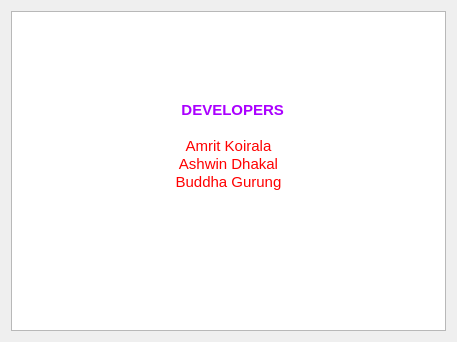
<?xml version="1.0" encoding="UTF-8"?>
<ui version="4.0">
 <class>Dialog</class>
 <widget class="QDialog" name="Dialog">
  <property name="geometry">
   <rect>
    <x>0</x>
    <y>0</y>
    <width>457</width>
    <height>342</height>
   </rect>
  </property>
  <property name="maximumSize">
   <size>
    <width>590</width>
    <height>610</height>
   </size>
  </property>
  <property name="windowTitle">
   <string>Dialog</string>
  </property>
  <property name="styleSheet">
   <string notr="true">background-image: url(:/ir/Tool_icons/Bopa kam.jpg);</string>
  </property>
  <layout class="QHBoxLayout" name="horizontalLayout">
   <item>
    <widget class="QTextEdit" name="textEdit">
     <property name="maximumSize">
      <size>
       <width>500</width>
       <height>400</height>
      </size>
     </property>
     <property name="styleSheet">
      <string notr="true"/>
     </property>
     <property name="readOnly">
      <bool>true</bool>
     </property>
     <property name="html">
      <string>&lt;!DOCTYPE HTML PUBLIC &quot;-//W3C//DTD HTML 4.0//EN&quot; &quot;http://www.w3.org/TR/REC-html40/strict.dtd&quot;&gt;
&lt;html&gt;&lt;head&gt;&lt;meta name=&quot;qrichtext&quot; content=&quot;1&quot; /&gt;&lt;style type=&quot;text/css&quot;&gt;
p, li { white-space: pre-wrap; }
&lt;/style&gt;&lt;/head&gt;&lt;body style=&quot; font-family:'MS Shell Dlg 2'; font-size:8.25pt; font-weight:400; font-style:normal;&quot;&gt;
&lt;p align=&quot;justify&quot; style=&quot;-qt-paragraph-type:empty; margin-top:0px; margin-bottom:0px; margin-left:0px; margin-right:0px; -qt-block-indent:0; text-indent:0px;&quot;&gt;&lt;br /&gt;&lt;/p&gt;
&lt;p align=&quot;center&quot; style=&quot; margin-top:0px; margin-bottom:0px; margin-left:0px; margin-right:0px; -qt-block-indent:0; text-indent:0px;&quot;&gt;&lt;span style=&quot; font-size:8pt;&quot;&gt;  &lt;/span&gt;&lt;span style=&quot; font-size:14pt; font-weight:600; color:#ffffff;&quot;&gt;clippy&lt;/span&gt;&lt;/p&gt;
&lt;p align=&quot;center&quot; style=&quot;-qt-paragraph-type:empty; margin-top:0px; margin-bottom:0px; margin-left:0px; margin-right:0px; -qt-block-indent:0; text-indent:0px; font-size:14pt; font-weight:600; color:#cfa7ff;&quot;&gt;&lt;br /&gt;&lt;/p&gt;
&lt;p align=&quot;center&quot; style=&quot; margin-top:0px; margin-bottom:0px; margin-left:0px; margin-right:0px; -qt-block-indent:0; text-indent:0px;&quot;&gt;&lt;span style=&quot; font-size:8pt;&quot;&gt;  &lt;/span&gt;&lt;img src=&quot;:/ir/Tool_icons/clipboard-flat.png&quot; width=&quot;120&quot; height=&quot;120&quot; /&gt;&lt;br /&gt;&lt;span style=&quot; font-size:8pt;&quot;&gt;                                                             &lt;/span&gt;&lt;/p&gt;
&lt;p align=&quot;center&quot; style=&quot; margin-top:0px; margin-bottom:0px; margin-left:0px; margin-right:0px; -qt-block-indent:0; text-indent:0px;&quot;&gt;&lt;span style=&quot; font-size:11pt;&quot;&gt;  &lt;/span&gt;&lt;span style=&quot; font-size:11pt; font-weight:600; color:#aa00ff;&quot;&gt;DEVELOPERS&lt;/span&gt;&lt;/p&gt;
&lt;p align=&quot;center&quot; style=&quot;-qt-paragraph-type:empty; margin-top:0px; margin-bottom:0px; margin-left:0px; margin-right:0px; -qt-block-indent:0; text-indent:0px; font-size:11pt; font-weight:600; color:#550b12;&quot;&gt;&lt;br /&gt;&lt;/p&gt;
&lt;p align=&quot;center&quot; style=&quot; margin-top:0px; margin-bottom:0px; margin-left:0px; margin-right:0px; -qt-block-indent:0; text-indent:0px;&quot;&gt;&lt;span style=&quot; font-size:11pt; color:#ff0000;&quot;&gt;Amrit Koirala&lt;/span&gt;&lt;/p&gt;
&lt;p align=&quot;center&quot; style=&quot; margin-top:0px; margin-bottom:0px; margin-left:0px; margin-right:0px; -qt-block-indent:0; text-indent:0px;&quot;&gt;&lt;span style=&quot; font-size:11pt; color:#ff0000;&quot;&gt;Ashwin Dhakal&lt;/span&gt;&lt;/p&gt;
&lt;p align=&quot;center&quot; style=&quot; margin-top:0px; margin-bottom:0px; margin-left:0px; margin-right:0px; -qt-block-indent:0; text-indent:0px;&quot;&gt;&lt;span style=&quot; font-size:11pt; color:#ff0000;&quot;&gt;Buddha Gurung&lt;/span&gt;&lt;/p&gt;
&lt;p align=&quot;justify&quot; style=&quot;-qt-paragraph-type:empty; margin-top:0px; margin-bottom:0px; margin-left:0px; margin-right:0px; -qt-block-indent:0; text-indent:0px; font-size:14pt; font-weight:600; color:#ff0000;&quot;&gt;&lt;br /&gt;&lt;/p&gt;&lt;/body&gt;&lt;/html&gt;</string>
     </property>
    </widget>
   </item>
  </layout>
 </widget>
 <resources/>
 <connections/>
</ui>
